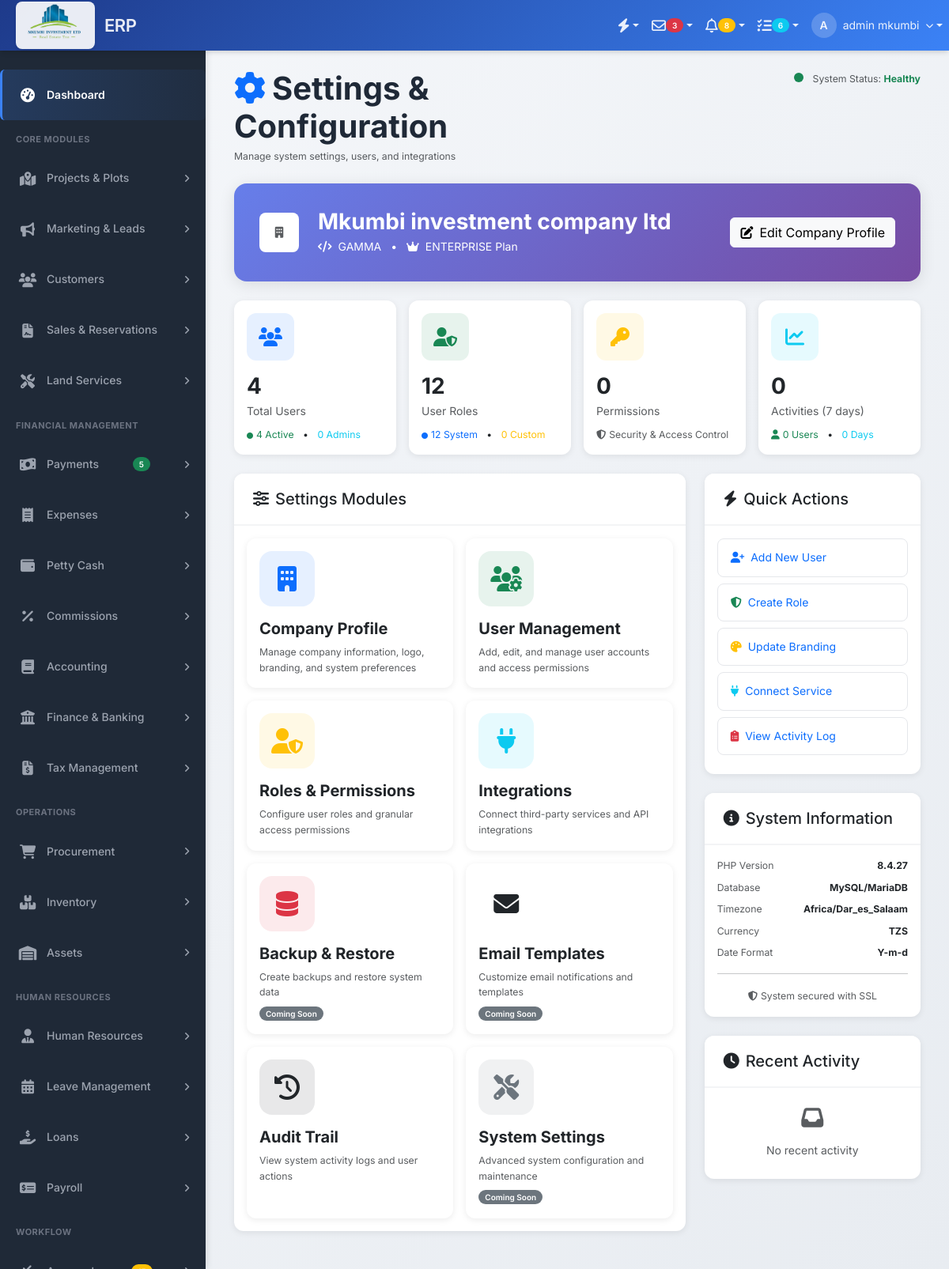
The app's page /modules/settings/index.php (signed in) with its own data.
### tables this page shows
CREATE TABLE `companies` (
  `company_id` int(11) NOT NULL,
  `company_code` varchar(20) NOT NULL COMMENT 'Unique company identifier',
  `company_name` varchar(200) NOT NULL,
  `registration_number` varchar(100) DEFAULT NULL,
  `tax_identification_number` varchar(100) DEFAULT NULL COMMENT 'TIN',
  `email` varchar(150) DEFAULT NULL,
  `phone` varchar(50) DEFAULT NULL,
  `mobile` varchar(50) DEFAULT NULL,
  `website` varchar(200) DEFAULT NULL,
  `physical_address` text DEFAULT NULL,
  `postal_address` varchar(200) DEFAULT NULL,
  `city` varchar(100) DEFAULT NULL,
  `region` varchar(100) DEFAULT NULL,
  `country` varchar(100) DEFAULT 'Tanzania',
  `logo_path` varchar(255) DEFAULT NULL,
  `primary_color` varchar(20) DEFAULT '#007bff',
  `secondary_color` varchar(20) DEFAULT '#6c757d',
  `fiscal_year_start` date DEFAULT NULL,
  `fiscal_year_end` date DEFAULT NULL,
  `currency_code` varchar(3) DEFAULT 'TZS',
  `date_format` varchar(20) DEFAULT 'Y-m-d',
  `timezone` varchar(50) DEFAULT 'Africa/Dar_es_Salaam',
  `subscription_plan` enum('trial','basic','professional','enterprise') DEFAULT 'trial',
  `subscription_start_date` date DEFAULT NULL,
  `subscription_end_date` date DEFAULT NULL,
  `max_users` int(11) DEFAULT 5,
  `is_active` tinyint(1) DEFAULT 1,
  `created_at` timestamp NOT NULL DEFAULT current_timestamp(),
  `updated_at` timestamp NOT NULL DEFAULT current_timestamp() ON UPDATE current_timestamp(),
  `created_by` int(11) DEFAULT NULL
);

### modules/settings/index.php (the view, shortened to what the rows shown need)
<?php
$db = Database::getInstance();
$db->setCompanyId($_SESSION['company_id']);
$conn = $db->getConnection();
$company_id = $_SESSION['company_id'];
try {
    $company_info = $conn->prepare("SELECT * FROM companies WHERE company_id = ?");
    $company_info->execute([$company_id]);
    $company = $company_info->fetch(PDO::FETCH_ASSOC);
} catch (PDOException $e) {
    $error_message = "Error fetching data: " . $e->getMessage();
    $users = ['total_users' => 0, 'active_users' => 0, 'admin_users' => 0, 'today_logins' => 0];
    $roles = ['total_roles' => 0, 'system_roles' => 0];
    $permissions = ['total_permissions' => 0];
    $company = null;
    $activity = ['total_activities' => 0, 'active_users' => 0, 'active_days' => 0];
    $activities = [];
}
require_once '../../includes/header.php';
?>
<div class="content-header">
    <div class="container-fluid">
        <div class="row mb-4">
            <div class="col-sm-6">
                <h1 class="m-0 fw-bold">
                    <i class="fas fa-cog text-primary me-2"></i>Settings & Configuration
                </h1>
            </div>
        </div>
    </div>
</div>
<section class="content">
    <div class="container-fluid">
        <?php if ($company): ?>
        <div class="settings-header mb-4">
            <div class="row align-items-center">
                <div class="col-auto">
                    <?php if ($company['logo_path'] && file_exists('../../' . $company['logo_path'])): ?>
                        <img src="../../<?php echo htmlspecialchars($company['logo_path']); ?>"
                             alt="Company Logo" class="company-logo-small bg-white p-2">
                    <?php else: ?>
                        <div class="company-logo-small bg-white d-flex align-items-center justify-content-center">
                            <i class="fas fa-building text-muted"></i>
                        </div>
                    <?php endif; ?>
                </div>
                <div class="col">
                    <h3 class="mb-1 fw-bold"><?php echo htmlspecialchars($company['company_name']); ?></h3>
                    <p class="mb-0 opacity-90">
                        <i class="fas fa-code me-2"></i><?php echo htmlspecialchars($company['company_code']); ?>
                        <span class="mx-2">•</span>
                        <i class="fas fa-crown me-2"></i><?php echo strtoupper($company['subscription_plan']); ?> Plan
                    </p>
                </div>
                <div class="col-auto">
                    <a href="company.php" class="btn btn-light">
                        <i class="fas fa-edit me-2"></i>Edit Company Profile
                    </a>
                </div>
            </div>
        </div>
        <?php endif; ?>
        <div class="row g-4">
            <div class="col-lg-4">
                <div class="card mb-4">
                    <div class="card-body">
                        <div class="mb-3">
                            <div class="d-flex justify-content-between mb-2">
                                <span class="text-muted small">Timezone</span>
                                <strong class="small"><?php echo $company['timezone'] ?? 'Africa/Dar_es_Salaam'; ?></strong>
                            </div>
                            <div class="d-flex justify-content-between mb-2">
                                <span class="text-muted small">Currency</span>
                                <strong class="small"><?php echo $company['currency_code'] ?? 'TZS'; ?></strong>
                            </div>
                            <div class="d-flex justify-content-between">
                                <span class="text-muted small">Date Format</span>
                                <strong class="small"><?php echo $company['date_format'] ?? 'Y-m-d'; ?></strong>
                            </div>
                        </div>
                    </div>
                </div>
            </div>
        </div>
    </div>
</section>
<?php require_once '../../includes/footer.php'; ?>

### records on screen
companies: company_name "Mkumbi investment company ltd", company_code "GAMMA", subscription_plan "ENTERPRISE", timezone "Africa/Dar_es_Salaam", currency_code "TZS", date_format "Y-m-d"

### other values on screen
substr($_SESSION['full_name'] ?? 'U', 0, 1) "A"
$_SESSION['full_name'] "admin mkumbi"
$users['total_users'] "4"
$users['active_users'] "4"
$users['admin_users'] "0"
$roles['total_roles'] "12"
$roles['system_roles'] "12"
$roles['total_roles'] - $roles['system_roles'] "0"
$permissions['total_permissions'] "0"
$activity['total_activities'] "0"
$activity['active_users'] "0"
$activity['active_days'] "0"
phpversion() "8.4.27"
